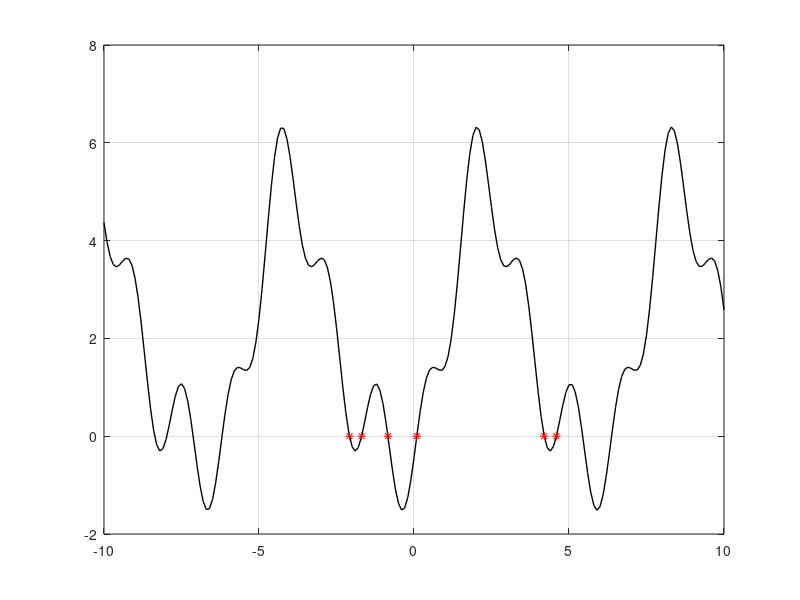

Here is the MATLAB script that generated this plot:
x = [-10:0.1:10]; %построили функцию
y = (1 + sin(x) - cos(x)).^2 - (sin(2*x) - cos(2*x) - 0.2).^2 + 1;
plot(x,y,"LineWidth", 1, "color", "k");
hold

y = @(x) (1 + sin(x) - cos(x)).^2 - (sin(2*x) - cos(2*x) - 0.2).^2 + 1;
epsil=0.00001;
answer=[];

tic
for k = -4.8:0.2:5
  a=k-0.2;
  b=k;

  if (y(a)*y(b) > 0)
    continue;
  endif

  while abs(b-a)> epsil
    c=(b+a)/2;
    if  y(c)== 0
      break;
    endif

    if sign(y(c))==sign(y(a))
      a=c;
    else
      b=c;
    end
  end

  found=false;
  if length(answer)==0
    if c <= -5 || c >= 5
      found = true;
    end
  endif

  for i = 1:length(answer)
    if abs(abs(c) - abs(answer(i))) <= 0.01 || c <= -5 || c >= 5
      found = true;
      break;
    end
  end
  if (found != true)
    answer = [answer c];
  end
end
toc

plot(answer,y(answer),'r*');
answer
grid on

##
##Elapsed time is 0.0112731 seconds.
##answer =
##
##  -2.081720  -1.690033  -0.841595   0.090167   4.201471   4.593158
